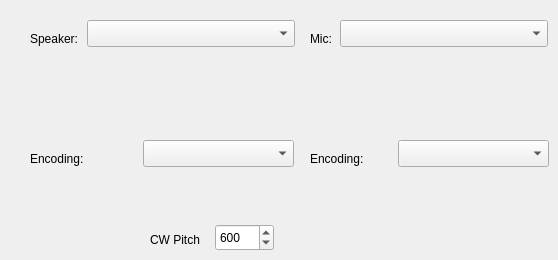
     <widget class="QWidget" name="Audio">
      <attribute name="title">
       <string>Audio</string>
      </attribute>
      <widget class="QComboBox" name="audioDeviceComboBox">
       <property name="geometry">
        <rect>
         <x>87</x>
         <y>20</y>
         <width>208</width>
         <height>27</height>
        </rect>
       </property>
      </widget>
      <widget class="QLabel" name="label_10">
       <property name="geometry">
        <rect>
         <x>30</x>
         <y>30</y>
         <width>62</width>
         <height>17</height>
        </rect>
       </property>
       <property name="text">
        <string>Speaker:</string>
       </property>
      </widget>
      <widget class="QLabel" name="label_11">
       <property name="geometry">
        <rect>
         <x>30</x>
         <y>150</y>
         <width>71</width>
         <height>17</height>
        </rect>
       </property>
       <property name="text">
        <string>Encoding:</string>
       </property>
      </widget>
      <widget class="QComboBox" name="encodingComboBox">
       <property name="geometry">
        <rect>
         <x>143</x>
         <y>140</y>
         <width>151</width>
         <height>27</height>
        </rect>
       </property>
      </widget>
      <widget class="QLabel" name="label_28">
       <property name="geometry">
        <rect>
         <x>310</x>
         <y>30</y>
         <width>41</width>
         <height>17</height>
        </rect>
       </property>
       <property name="text">
        <string>Mic:</string>
       </property>
      </widget>
      <widget class="QComboBox" name="MicComboBox">
       <property name="geometry">
        <rect>
         <x>340</x>
         <y>20</y>
         <width>208</width>
         <height>27</height>
        </rect>
       </property>
      </widget>
      <widget class="QLabel" name="label_32">
       <property name="geometry">
        <rect>
         <x>310</x>
         <y>150</y>
         <width>71</width>
         <height>17</height>
        </rect>
       </property>
       <property name="text">
        <string>Encoding:</string>
       </property>
      </widget>
      <widget class="QComboBox" name="MicEncodingComboBox">
       <property name="geometry">
        <rect>
         <x>398</x>
         <y>140</y>
         <width>151</width>
         <height>27</height>
        </rect>
       </property>
      </widget>
      <widget class="QSpinBox" name="spinBox_cwPitch">
       <property name="geometry">
        <rect>
         <x>215</x>
         <y>224</y>
         <width>59</width>
         <height>27</height>
        </rect>
       </property>
       <property name="minimum">
        <number>400</number>
       </property>
       <property name="maximum">
        <number>1000</number>
       </property>
       <property name="singleStep">
        <number>50</number>
       </property>
       <property name="value">
        <number>600</number>
       </property>
      </widget>
      <widget class="QLabel" name="label_cwPitch">
       <property name="geometry">
        <rect>
         <x>150</x>
         <y>230</y>
         <width>69</width>
         <height>19</height>
        </rect>
       </property>
       <property name="text">
        <string>CW Pitch</string>
       </property>
      </widget>
     </widget>
